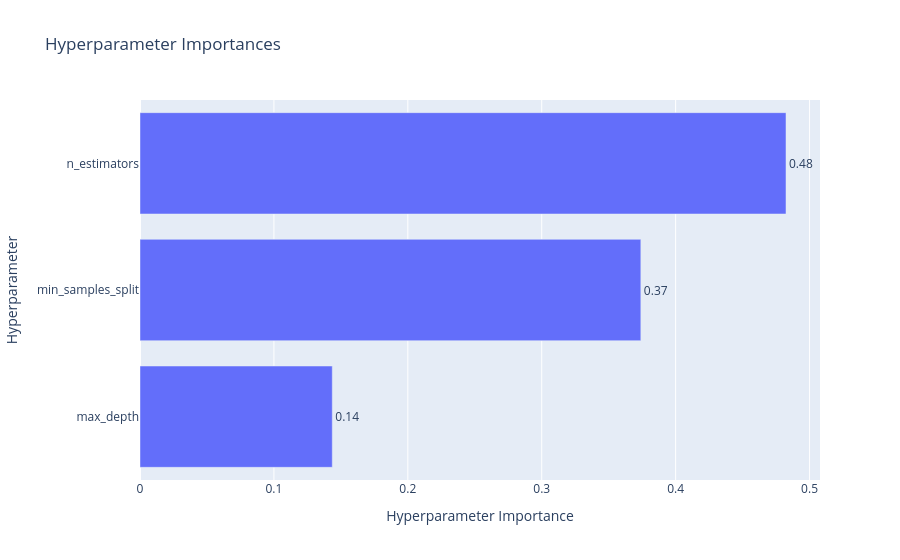

Notebook source saved alongside this figure:
### Code cell
fig2 = plot_param_importances(study)
fig2.show()

### Figure 1 — Plotly figure (JSON) as saved in the notebook; plotly's stock layout.template omitted (floating-point values rounded to 4 significant figures)
{"data": [{"cliponaxis": false, "hovertemplate": ["max_depth (IntDistribution): 0.14358716978071642<extra></extra>", "min_samples_split (IntDistribution): 0.3740005949890071<extra></extra>", "n_estimators (IntDistribution): 0.48241223523027654<extra></extra>"], "name": "Objective Value", "orientation": "h", "text": ["0.14", "0.37", "0.48"], "textposition": "outside", "type": "bar", "x": [0.1436, 0.374, 0.4824], "y": ["max_depth", "min_samples_split", "n_estimators"]}], "layout": {"title": {"text": "Hyperparameter Importances"}, "xaxis": {"title": {"text": "Hyperparameter Importance"}}, "yaxis": {"title": {"text": "Hyperparameter"}}}}
